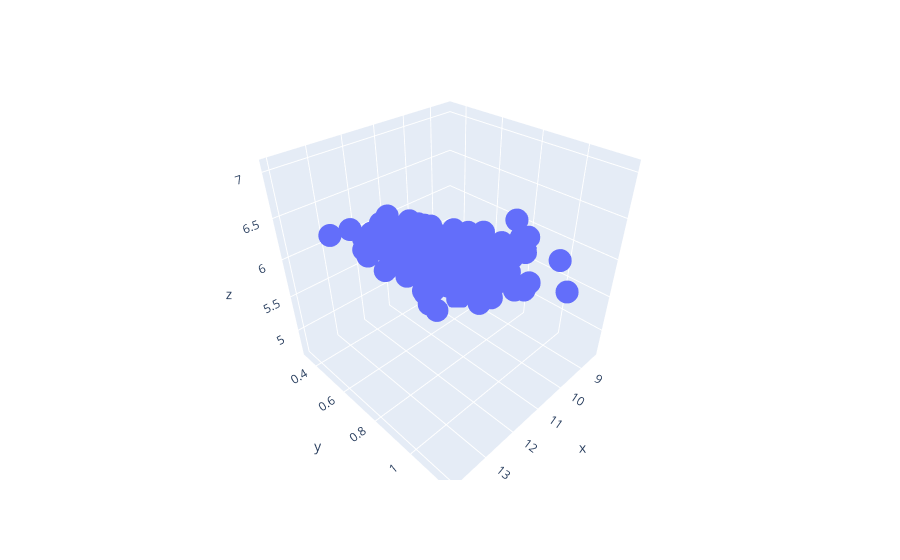

Notebook cell for this chart:
### Markdown cell above
Scatterplot of the two most correlating columns and the predicted values

### Code cell
px.scatter_3d(x=X_test_red['alcohol'], y=X_test_red['sulphates'], z=y_predictions_red_lin)

### Figure 1 — Plotly figure (JSON) as saved in the notebook; plotly's stock layout.template omitted (floating-point values rounded to 4 significant figures; data arrays with more than 128 entries replaced by an {"elided": "..."} marker saying what was removed)
{"data": [{"hovertemplate": "x=%{x}<br>y=%{y}<br>z=%{z}<extra></extra>", "legendgroup": "", "marker": {"color": "#636efa", "symbol": "circle"}, "mode": "markers", "name": "", "scene": "scene", "showlegend": false, "type": "scatter3d", "x": {"elided": "359 float values"}, "y": {"elided": "359 float values"}, "z": {"elided": "359 float values"}}], "layout": {"legend": {"tracegroupgap": 0}, "margin": {"t": 60}, "scene": {"domain": {"x": [0, 1], "y": [0, 1]}, "xaxis": {"title": {"text": "x"}}, "yaxis": {"title": {"text": "y"}}, "zaxis": {"title": {"text": "z"}}}}}
